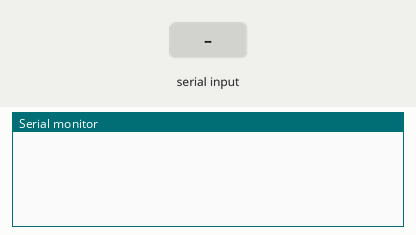
This sketch was run on a simulated Arduino Leonardo, built with avr-gcc and run on an emulated ATmega32U4. Shown: the last lines printed to the serial monitor. The inputs (shaded band) are chosen by the test bench.

Above: at 1.2 s.
1.3 s: "1\n" received over Serial
At 2.0 s:
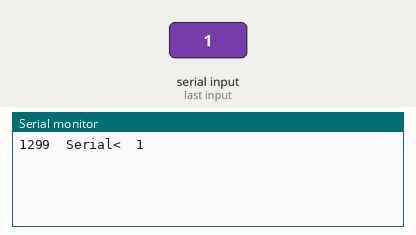
2.8 s: byte 10 ('\n') received over Serial
At 4.0 s:
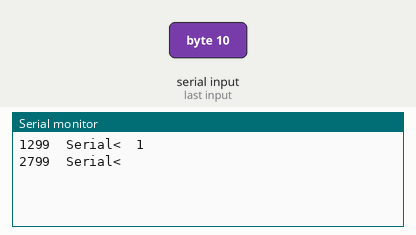
4.3 s: "1\n" received over the second serial link
At 5.4 s:
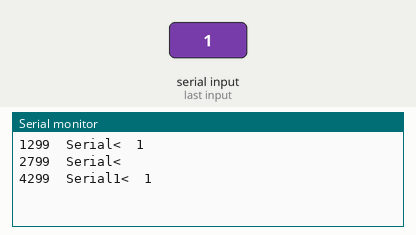
5.8 s: "0\n" received over Serial
At 6.6 s:
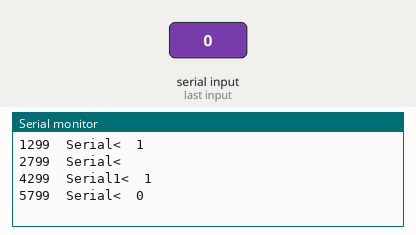
7.3 s: "0\n" received over the second serial link
At 7.7 s:
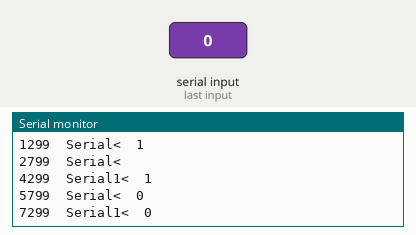
Timing chart, 0 to 9.8 s (numbered marks = the images above; inputs shaded):
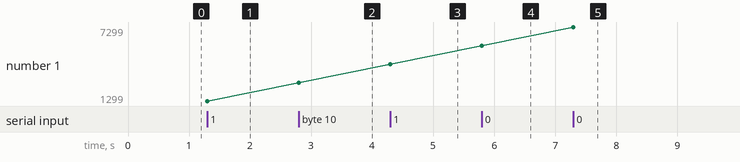

Measured:
- after the input at 1.3 s, the serial monitor: prints a new line at once (image 1)
- after the input at 2.8 s, the serial monitor: prints a new line at once (image 2)
- after the input at 4.3 s, the serial monitor: prints a new line at once (image 3)
- after the input at 5.8 s, the serial monitor: prints a new line at once (image 4)
- after the input at 7.3 s, the serial monitor: prints a new line at once (image 5)
- plotted number 1: 1299 → 2799 after the input at 2.8 s, 2799 → 4299 after the input at 4.3 s, 4299 → 5799 after the input at 5.8 s, 5799 → 7299 after the input at 7.3 s

The sketch:

SerialFormatForMicro.ino
```cpp
#include "dv32u.h"

/*******************************************************************
 SERIALs
 *******************************************************************/
/* Serials */
String strSeriaIncoming = "";         // a string to hold incoming data
String strSeriaIncoming1 = "";         // a string to hold incoming data

boolean blnStringComplete = false;  // whether the string is complete
boolean blnStringComplete1 = false;  // whether the string is complete

void serialInit() {
  // initialize serial:
  Serial.begin(115200);
  Serial1.begin(115200);

  // reserve 200 bytes for the strSeriaIncoming1:
  strSeriaIncoming.reserve(200);
  strSeriaIncoming1.reserve(200);
}

void serialCheck() {
  serialIncomingCheck();
  serialIncomingCheck1();
  serialComplete();
}


void serialIncomingCheck() {
  while (Serial.available()) {
    char inChar = (char)Serial.read();
    strSeriaIncoming += inChar;
    if (inChar == '\n') {
      blnStringComplete = true;
    }
  }
}

void serialIncomingCheck1() {
  while (Serial1.available()) {
    char inChar = (char)Serial1.read();
    strSeriaIncoming1 += inChar;
    if (inChar == '\n') {
      blnStringComplete1 = true;
    }
  }
}

void serialComplete() {
  // Serial
  if (blnStringComplete) {
    serialCommandRecieve(strSeriaIncoming);
    strSeriaIncoming = "";
    blnStringComplete = false;
  }
  // Serial1
  if (blnStringComplete1) {
    serialCommandRecieve1(strSeriaIncoming1);
    strSeriaIncoming1 = "";
    blnStringComplete1 = false;
  }
}

void serialCommandRecieve(String command) {
  dbg("Serial<\t" + command);

}
void serialCommandRecieve1(String command) {
  dbg("Serial1<\t" + command);

}

void dbg(String text) {
  Serial.print(millis());
  Serial.print('\t');
  Serial.print(text);
}
void dbgln(String text) {
  Serial.print(millis());
  Serial.print('\t');
  Serial.println(text);
}
/* SERIALs END ******************************************************/


/* =======================================================================================
 setup
=========================================================================================== */
void setup() {
  serialInit();
}


/* =======================================================================================
 loop
=========================================================================================== */
void loop() {
  serialCheck();

}

// -- END OF CODE ----------------------------------------------------------
```

dv32u.h
```cpp
// For Davinci 32U PinOut
#define PB0 17 //   [SS]   (RXLED)
#define PB1 15 //   [SCK]
#define PB2 16 //   [MOSI]
#define PB3 14 //   [MISO]
#define PB4  8 //   A8
#define PB5  9 // # A9
#define PB6 10 // # A10
#define PB7 11 // #
#define PC6  5 // #
#define PC7 13 // # (LED)
#define PD0  3 // # [SCL] ExInterrupts 1
#define PD1  2 //   [SDA] ExInterrupts 0
#define PD2  0 //   [RX]
#define PD3  1 //   [TX]
#define PD4  4 //   A6
#define PD6 12 //   A11
#define PD7  6 // # A7
#define PE6  7 //
#define PF0 23 //   A5
#define PF1 22 //   A4
#define PF4 21 //   A3
#define PF5 20 //   A2
#define PF6 19 //   A1
#define PF7 18 //   A0
```
